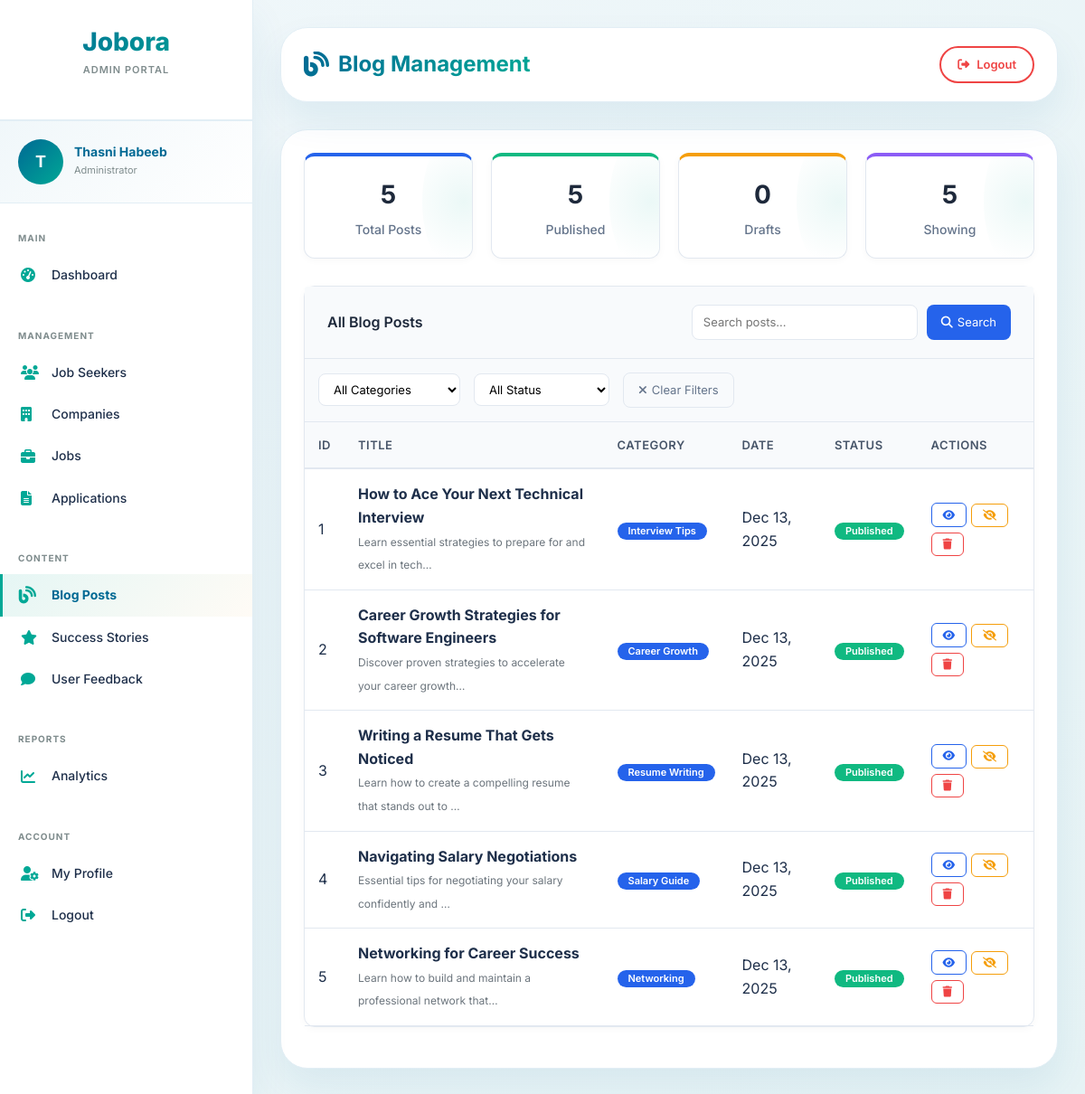
Screenshot of /admin-panel/content/blog/ (signed in) with the database file from the repository.
### core/models.py (models this page shows, shortened)
class BlogPost(models.Model):
    CATEGORY_CHOICES = [
        ('Career Growth', 'Career Growth'),
        ('Interview Tips', 'Interview Tips'),
        ('Resume Writing', 'Resume Writing'),
        ('Salary Guide', 'Salary Guide'),
        ('Networking', 'Networking'),
        ('Work Life Balance', 'Work Life Balance'),
    ]
    title = models.CharField(max_length=200)
    category = models.CharField(max_length=100, choices=CATEGORY_CHOICES)
    content = models.TextField()
    image_url = models.URLField()
    date_posted = models.DateField(auto_now_add=True)
    excerpt = models.TextField()
    is_published = models.BooleanField(default=True)
    class Meta:
        ordering = ['-date_posted']

### admin_panel/views.py (the view)
# urls.py: path('content/blog/', views.admin_blog_list, name='admin_blog_list'),
@admin_required
def admin_blog_list(request):
    search_query = request.GET.get('search', '')
    category_filter = request.GET.get('category', '')
    status_filter = request.GET.get('status', '')
    posts = BlogPost.objects.all().order_by('-date_posted')
    if search_query:
        posts = posts.filter(Q(title__icontains=search_query) | Q(content__icontains=search_query))
    if category_filter:
        posts = posts.filter(category=category_filter)
    if status_filter == 'published':
        posts = posts.filter(is_published=True)
    elif status_filter == 'draft':
        posts = posts.filter(is_published=False)
    paginator = Paginator(posts, 20)
    page_number = request.GET.get('page')
    page_obj = paginator.get_page(page_number)
    context = {
        'posts': page_obj,
        'search_query': search_query,
        'category_filter': category_filter,
        'status_filter': status_filter,
        'categories': BlogPost.CATEGORY_CHOICES,
        'total_posts': BlogPost.objects.count(),
        'published_posts': BlogPost.objects.filter(is_published=True).count(),
        'draft_posts': BlogPost.objects.filter(is_published=False).count(),
    }
    return render(request, 'admin_panel/content/blog_list.html', context)

### templates/admin_panel/content/blog_list.html (shortened to what this page needs)
{% extends 'admin_panel/admin_base.html' %}
{% load humanize %}
{% block page_title %}
<div style="display: flex; align-items: center; gap: 10px;">
    <i class="fas fa-blog" style="color: #2563eb; font-size: 28px;"></i>
    <span>Blog Management</span>
</div>
{% endblock %}
{% block content %}
<div class="stats-grid">
    <div class="stat-card">
        <div class="stat-number">{{ total_posts }}</div>
        <div class="stat-label">Total Posts</div>
    </div>
    <div class="stat-card">
        <div class="stat-number">{{ published_posts }}</div>
        <div class="stat-label">Published</div>
    </div>
    <div class="stat-card">
        <div class="stat-number">{{ draft_posts }}</div>
        <div class="stat-label">Drafts</div>
    </div>
    <div class="stat-card">
        <div class="stat-number">{{ posts.paginator.count }}</div>
        <div class="stat-label">Showing</div>
    </div>
</div>
<div class="card">
    <div class="card-header">
        <div style="display: flex; justify-content: space-between; align-items: center; flex-wrap: wrap; gap: 15px;">
            <h5 class="mb-0">All Blog Posts</h5>
            <div class="search-box">
                <form method="GET" style="display: flex; gap: 10px;">
                    <input type="text" name="search" class="search-input" placeholder="Search posts..." value="{{ search_query }}">
                    <button type="submit" class="search-btn">
                        <i class="fas fa-search"></i> Search
                    </button>
                </form>
            </div>
        </div>
    </div>
    <div class="filter-section">
        <div class="filter-row">
            <select class="filter-select" onchange="window.location.href=this.value">
                <option value="?{% if search_query %}search={{ search_query }}&{% endif %}">All Categories</option>
            </select>
            <select class="filter-select" onchange="window.location.href=this.value">
                <option value="?{% if search_query %}search={{ search_query }}&{% endif %}">All Status</option>
            </select>
            <a href="{% url 'admin_blog_list' %}" class="btn-clear">
                <i class="fas fa-times"></i> Clear Filters
            </a>
        </div>
    </div>
    <div style="overflow-x: auto;">
        <table class="admin-table">
            <thead>
                <tr>
                    <th>ID</th>
                    <th>Title</th>
                    <th>Category</th>
                    <th>Date</th>
                    <th>Status</th>
                    <th>Actions</th>
                </tr>
            </thead>
            <tbody>
                {% for post in posts %}
                <tr>
                    <td>{{ post.id }}</td>
                    <td>
                        <strong>{{ post.title|truncatechars:50 }}</strong><br>
                        <small class="text-muted">{{ post.excerpt|truncatechars:60 }}</small>
                    </td>
                    <td><span class="badge badge-info">{{ post.get_category_display }}</span></td>
                    <td>{{ post.date_posted|date:"M d, Y" }}</td>
                    <td>
                        {% if post.is_published %}
                            <span class="badge badge-success">Published</span>
                        {% else %}
                            <span class="badge badge-secondary">Draft</span>
                        {% endif %}
                    </td>
                    <td>
                        <div class="btn-group">
                            <a href="{% url 'admin_blog_detail' post.id %}" class="btn-sm btn-outline-info" title="View">
                                <i class="fas fa-eye"></i>
                            </a>
                            <form method="POST" action="{% url 'admin_blog_toggle_publish' post.id %}" style="display: inline;">
                                <button type="submit" class="btn-sm btn-outline-warning" title="{% if post.is_published %}Unpublish{% else %}Publish{% endif %}">
                                    <i class="fas {% if post.is_published %}fa-eye-slash{% else %}fa-eye{% endif %}"></i>
                                </button>
                            </form>
                            <form method="POST" action="{% url 'admin_blog_delete' post.id %}" style="display: inline;" onsubmit="return confirm('Are you sure you want to delete this post?');">
                                <button type="submit" class="btn-sm btn-outline-danger" title="Delete">
                                    <i class="fas fa-trash"></i>
                                </button>
                            </form>
                        </div>
                    </td>
                </tr>
                {% endfor %}
            </tbody>
        </table>
    </div>
</div>
{% endblock %}

### templates/admin_panel/admin_base.html (shortened to what this page needs)
{% load static %}
<!DOCTYPE html>
<html lang="en">
<head>
    <link href="https://cdn.jsdelivr.net/npm/bootstrap@5.1.3/dist/css/bootstrap.min.css" rel="stylesheet">
    <link rel="stylesheet" href="https://cdnjs.cloudflare.com/ajax/libs/font-awesome/6.4.0/css/all.min.css">
</head>
<body>
    <div class="admin-wrapper">
        <aside class="admin-sidebar">
            <div class="sidebar-header">
                <h2>Job<span>ora</span></h2>
                <p>ADMIN PORTAL</p>
            </div>
            <div class="admin-profile">
                <div class="profile-avatar">
                    {{ request.user.first_name|first|default:request.user.username|first|upper }}
                </div>
                <div class="profile-info">
                    <h4>{{ request.user.get_full_name|default:request.user.username }}</h4>
                    <p>Administrator</p>
                </div>
            </div>
            <div class="sidebar-menu">
                <div class="menu-section">
                    <div class="menu-title">Main</div>
                    <a href="{% url 'admin_dashboard' %}" class="menu-item {% if request.resolver_match.url_name == 'admin_dashboard' %}active{% endif %}">
                        <i class="fas fa-tachometer-alt"></i>
                        <span>Dashboard</span>
                    </a>
                </div>
                <div class="menu-section">
                    <div class="menu-title">Management</div>
                    <a href="{% url 'admin_users' %}" class="menu-item {% if 'users' in request.path %}active{% endif %}">
                        <i class="fas fa-users"></i>
                        <span>Job Seekers</span>
                    </a>
                    <a href="{% url 'admin_companies' %}" class="menu-item {% if 'companies' in request.path %}active{% endif %}">
                        <i class="fas fa-building"></i>
                        <span>Companies</span>
                    </a>
                    <a href="{% url 'admin_jobs' %}" class="menu-item {% if 'jobs' in request.path %}active{% endif %}">
                        <i class="fas fa-briefcase"></i>
                        <span>Jobs</span>
                    </a>
                    <a href="{% url 'admin_applications' %}" class="menu-item {% if 'applications' in request.path %}active{% endif %}">
                        <i class="fas fa-file-alt"></i>
                        <span>Applications</span>
                    </a>
                </div>
                <div class="menu-section">
                    <div class="menu-title">Content</div>
                    <a href="{% url 'admin_blog_list' %}" class="menu-item {% if 'blog' in request.path %}active{% endif %}">
                        <i class="fas fa-blog"></i>
                        <span>Blog Posts</span>
                    </a>
                    <a href="{% url 'admin_stories_list' %}" class="menu-item {% if 'stories' in request.path %}active{% endif %}">
                        <i class="fas fa-star"></i>
                        <span>Success Stories</span>
                    </a>
                    <a href="{% url 'admin_feedback' %}" class="menu-item {% if 'feedback' in request.path %}active{% endif %}">
                        <i class="fas fa-comment"></i>
                        <span>User Feedback</span>
                    </a>
                </div>
                <div class="menu-section">
                    <div class="menu-title">Reports</div>
                    <a href="{% url 'admin_analytics' %}" class="menu-item {% if 'analytics' in request.path %}active{% endif %}">
                        <i class="fas fa-chart-line"></i>
                        <span>Analytics</span>
                    </a>
                </div>
                <div class="menu-section">
                    <div class="menu-title">Account</div>
                    <a href="{% url 'admin_profile' %}" class="menu-item {% if 'profile' in request.path %}active{% endif %}">
                        <i class="fas fa-user-cog"></i>
                        <span>My Profile</span>
                    </a>
                    <a href="{% url 'admin_logout' %}" class="menu-item">
                        <i class="fas fa-sign-out-alt"></i>
                        <span>Logout</span>
                    </a>
                </div>
            </div>
        </aside>
        <main class="admin-main">
            <div class="top-bar animate-fadeInUp">
                <div class="page-title">
                    <h1>{% block page_title %}Admin Dashboard{% endblock %}</h1>
                </div>
                <div class="top-actions">
                    <a href="{% url 'admin_logout' %}" class="btn-admin logout-btn">
                        <i class="fas fa-sign-out-alt"></i> Logout
                    </a>
                </div>
            </div>
            <div class="content-area">
                {% block content %}{% endblock %}
            </div>
        </main>
    </div>
</body>
</html>

### templates/admin_panel/content/blog_list.html (style rules this page uses)
.stats-grid { display: grid; grid-template-columns: repeat(4, 1fr); gap: 20px; margin-bottom: 30px; }
.stat-card { background: white; border-radius: 12px; padding: 20px; border: 1px solid #e2e8f0; text-align: center; transition: all 0.3s; box-shadow: 0 2px 8px rgba(0,0,0,0.03); }
.stat-card:nth-child(1) { border-top: 4px solid #2563eb; }
.stat-card:nth-child(2) { border-top: 4px solid #10b981; }
.stat-card:nth-child(3) { border-top: 4px solid #f59e0b; }
.stat-card:nth-child(4) { border-top: 4px solid #8b5cf6; }
.stat-number { font-size: 28px; font-weight: 700; color: #1e293b; margin-bottom: 5px; }
.stat-label { color: #64748b; font-size: 14px; }
.card { border: 1px solid #e2e8f0; border-radius: 12px; background: white; margin-bottom: 20px; box-shadow: 0 2px 8px rgba(0,0,0,0.03); }
.card-header { padding: 20px 25px; border-bottom: 1px solid #e2e8f0; background: #f8fafc; border-radius: 12px 12px 0 0; }
.card-header h5 { margin: 0; font-size: 16px; font-weight: 600; color: #1e293b; }
.admin-table { width: 100%; border-collapse: collapse; }
.admin-table th { background: #f8fafc; padding: 15px; text-align: left; font-weight: 600; color: #475569; font-size: 13px; border-bottom: 2px solid #e2e8f0; }
.admin-table td { padding: 15px; border-bottom: 1px solid #e2e8f0; vertical-align: middle; }
.badge { padding: 4px 12px; border-radius: 20px; font-size: 11px; font-weight: 600; display: inline-block; }
.badge-info { background: #2563eb; color: white; }
.badge-success { background: #10b981; color: white; }
.filter-section { padding: 15px; background: #f8fafc; border-bottom: 1px solid #e2e8f0; }
.filter-row { display: flex; gap: 15px; align-items: center; flex-wrap: wrap; }
.filter-select { padding: 8px 12px; border: 1px solid #e2e8f0; border-radius: 8px; font-size: 13px; min-width: 150px; background: white; }
.btn-clear { background: transparent; border: 1px solid #e2e8f0; padding: 8px 16px; border-radius: 8px; color: #64748b; text-decoration: none; font-size: 13px; display: inline-flex; align-items: center; gap: 5px; }
.search-box { display: flex; gap: 10px; align-items: center; }
.search-input { padding: 8px 12px; border: 1px solid #e2e8f0; border-radius: 8px; font-size: 13px; width: 250px; }
.search-btn { background: #2563eb; color: white; border: none; padding: 8px 16px; border-radius: 8px; cursor: pointer; font-size: 13px; display: inline-flex; align-items: center; gap: 5px; }
.btn-group { display: flex; gap: 5px; flex-wrap: wrap; }
.btn-sm { padding: 6px 12px; border-radius: 6px; font-size: 12px; text-decoration: none; display: inline-flex; align-items: center; gap: 4px; border: 1px solid transparent; cursor: pointer; }
.btn-outline-info { background: transparent; border: 1px solid #2563eb; color: #2563eb; }
.btn-outline-warning { background: transparent; border: 1px solid #f59e0b; color: #f59e0b; }
.btn-outline-danger { background: transparent; border: 1px solid #ef4444; color: #ef4444; }

### rows the page displays
BlogPost: id "1", title "How to Ace Your Next Technical Interview", excerpt "Learn essential strategies to prepare for and excel in tech…", category "Interview Tips", date_posted "Dec 13, 2025", is_published "Published"
BlogPost: id "2", title "Career Growth Strategies for Software Engineers", excerpt "Discover proven strategies to accelerate your career growth…", category "Career Growth", date_posted "Dec 13, 2025", is_published "Published"
BlogPost: id "3", title "Writing a Resume That Gets Noticed", excerpt "Learn how to create a compelling resume that stands out to …", category "Resume Writing", date_posted "Dec 13, 2025", is_published "Published"
BlogPost: id "4", title "Navigating Salary Negotiations", excerpt "Essential tips for negotiating your salary confidently and …", category "Salary Guide", date_posted "Dec 13, 2025", is_published "Published"
BlogPost: id "5", title "Networking for Career Success", excerpt "Learn how to build and maintain a professional network that…", category "Networking", date_posted "Dec 13, 2025", is_published "Published"

### other values shown
{{ request.user.get_full_name|default:request.user.username }} "Thasni Habeeb"
{{ total_posts }} "5"
{{ published_posts }} "5"
{{ draft_posts }} "0"
{{ posts.paginator.count }} "5"
